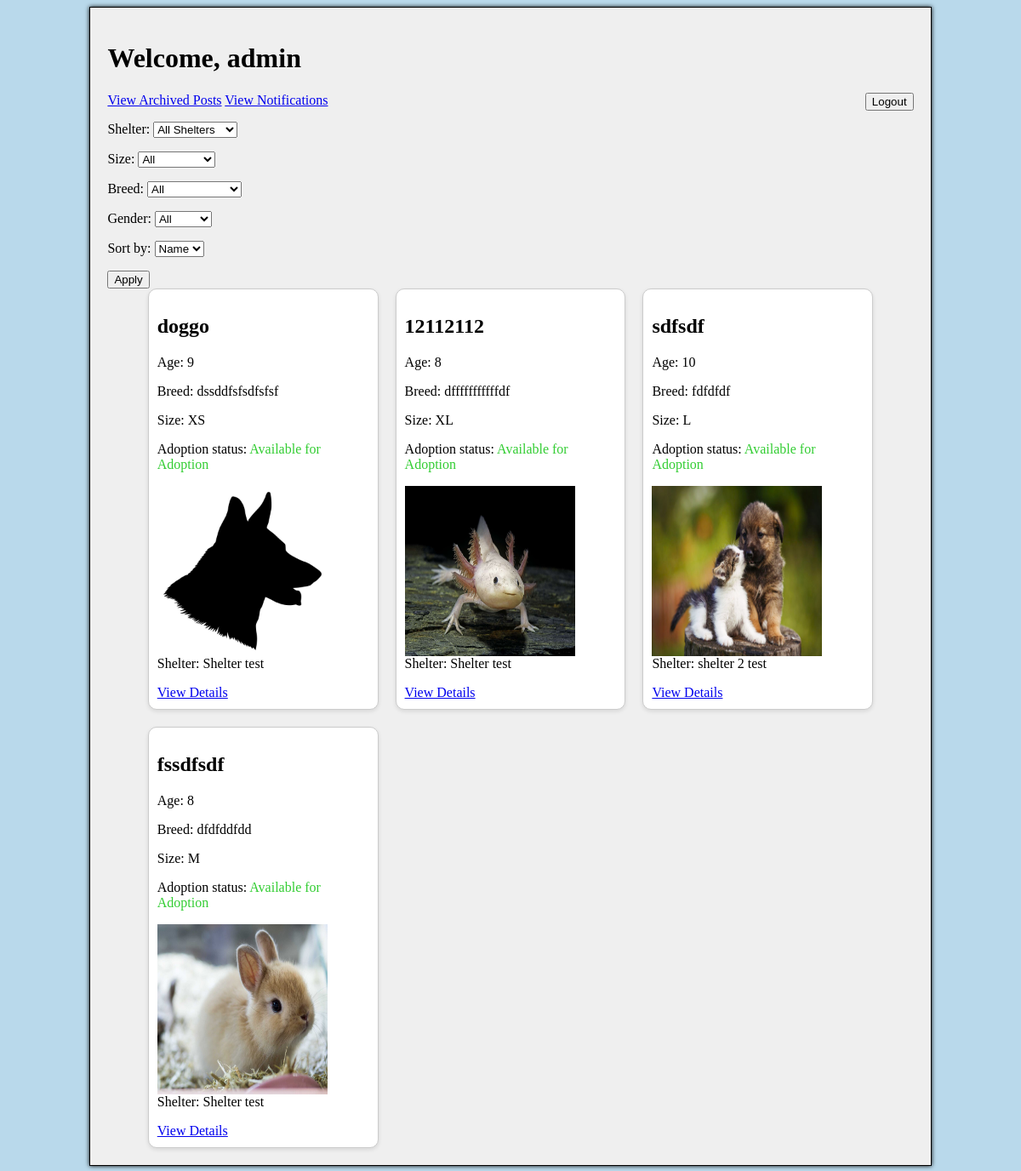
Screenshot of / (signed in) with the database file from the repository.
### gui/models.py (models this page shows, shortened)
class CustomUser(AbstractUser):
    ROLE_CHOICES = (
        ('ordinary', 'Ordinary User'),
        ('shelter', 'Shelter'),
    )
    role = models.CharField(max_length=10, choices=ROLE_CHOICES, default='ordinary')
    registration_code = models.CharField(max_length=100, blank=True, null=True)

class DogAdoptionPost(models.Model):
    GENDER_CHOICES = [
        ('male', 'Male'),
        ('female', 'Female'),
    ]
    SIZE_CHOICES = [
        ('XS', 'Extra Small'),
        ('S', 'Small'),
        ('M', 'Medium'),
        ('L', 'Large'),
        ('XL', 'Extra Large'),
    ]
    ADOPTION_STAGE_CHOICES = [
        ('active', 'Active'),
        ('in_process', 'In Process'),
        ('completed', 'Completed'),
    ]
    name = models.CharField(max_length=255)
    age = models.PositiveIntegerField()
    gender = models.CharField(max_length=6, choices=GENDER_CHOICES)
    breed = models.CharField(max_length=255)
    description = models.TextField(blank=True)
    shelter = models.ForeignKey(Shelter, on_delete=models.CASCADE, null=True)
    image = models.ImageField(upload_to='dogs/', blank=True, null=True)
    size = models.CharField(max_length=2, choices=SIZE_CHOICES, default='M')
    adoption_stage = models.CharField(max_length=20, choices=ADOPTION_STAGE_CHOICES, default='active')

class Shelter(models.Model):
    user = models.OneToOneField(get_user_model(), on_delete=models.CASCADE, related_name='shelter',
                                limit_choices_to={'role': 'shelter'}, null=True)
    name = models.CharField(max_length=255)
    working_hours = models.TextField()
    phone = models.CharField(max_length=20)
    address = models.CharField(max_length=255, default='')
    latitude = models.FloatField(default=0.0)
    longitude = models.FloatField(default=0.0)
    def __str__(self):
        return self.name

### gui/views.py (the view, shortened to what this page needs)
# urls.py: path('', views.index, name='index'),
@login_required(login_url='/register-login')
def index(request):
    shelters = Shelter.objects.all()
    dogs = DogAdoptionPost.objects.filter(adoption_stage__in=['active', 'in_process'])
    for dog in dogs:
        dog.user_is_subscribed = PostSubscription.objects.filter(user=request.user, post=dog).exists()
    form = SortFilterForm(request.GET)
    if form.is_valid():
        if form.cleaned_data['shelter']:
            dogs = dogs.filter(shelter=form.cleaned_data['shelter'])
        if form.cleaned_data['size']:
            dogs = dogs.filter(size=form.cleaned_data['size'])
        if form.cleaned_data['breed']:
            dogs = dogs.filter(breed__icontains=form.cleaned_data['breed'])
        if form.cleaned_data['gender']:
            dogs = dogs.filter(gender=form.cleaned_data['gender'])
    return render(request, 'index.html', {'dogs': dogs, 'shelters': shelters, 'form': form})

### gui/forms.py
class SortFilterForm(forms.Form):
    shelter = forms.ModelChoiceField(queryset=Shelter.objects.all(), required=False, empty_label="All Shelters")
    size = forms.ChoiceField(choices=[('', 'All')] + DogAdoptionPost.SIZE_CHOICES, required=False)
    breed = forms.ChoiceField(choices=[], required=False)  # The choices for this field will be initialized in __init__
    gender = forms.ChoiceField(choices=[('', 'All'), ('male', 'Male'), ('female', 'Female')], required=False)
    sort_by = forms.ChoiceField(choices=[('name', 'Name'), ('age', 'Age'), ('size', 'Size')], required=False)
    def __init__(self, *args, **kwargs):
        super(SortFilterForm, self).__init__(*args, **kwargs)
        unique_breeds = DogAdoptionPost.objects.values_list('breed', flat=True).distinct()
        self.fields['breed'].choices = [('', 'All')] + [(breed, breed) for breed in unique_breeds if breed]

### gui/templates/index.html (shortened to what this page needs)
{% extends "base_content.html" %}
{% load static %}
{% block content %}
    <h1>Welcome, {{ request.user.username }}</h1>
    <form action="{% url 'logout' %}" method="post">
        <button type="submit" class="float-right">Logout</button>
    </form>
    <a href="{% url 'archive_page' %}">View Archived Posts</a>
    <a href="{% url 'notifications' %}">View Notifications</a>
    <form method="get" action="">
        {{ form.as_p }}
        <button type="submit">Apply</button>
    </form>
<div class="dog-container">
    {% for dog in dogs %}
        <div class="dog-item">
            <h2>{{ dog.name }}</h2>
            <p>Age: {{ dog.age }}</p>
            <p>Breed: {{ dog.breed }}</p>
            <p>Size: {{ dog.size }}</p>
            <p>Adoption status:
                <span style="{% if dog.adoption_stage == 'active' %}color:limegreen;
                             {% elif dog.adoption_stage == 'in_process' %}color:darkorange;
                             {% elif dog.adoption_stage == 'completed' %}color:blue;{% endif %}">
                    {% if dog.adoption_stage == 'active' %}
                        Available for Adoption
                    {% elif dog.adoption_stage == 'in_process' %}
                        Adoption in Progress
                    {% elif dog.adoption_stage == 'completed' %}
                        Adoption Completed
                    {% else %}
                        Unknown Status
                    {% endif %}
                </span>
            </p>
            <div class="dog-image">
                {% if dog.image %}
                    <img src="{{ dog.image.url }}" style="width: 200px; height: 200px;">
                {% else %}
                    <img src="{% static 'dog_silhouette.jpg' %}" style="width: 200px; height: 200px;">
                {% endif %}
            </div>
            <p>Shelter: {{ dog.shelter.name }}</p>
            <a href="{% url 'dog_details' pk=dog.pk %}">View Details</a>
        </div>
    {% endfor %}
</div>
{% endblock %}

### gui/static/generic.css (style rules this page uses)
body { background-color: #b9d9eb; }
.float-right { float: right; }
.dog-container { display: grid; grid-template-columns: repeat(auto-fill, minmax(250px, 1fr)); gap: 20px; width: 90%; margin: 0 auto; }
.dog-item { background-color: white; border: 1px solid #ccc; border-radius: 10px; padding: 10px; box-shadow: 0 2px 5px rgba(0,0,0,0.1); align-items: center; }
.dog-image { width: 100%; height: 100%; border-radius: 10px; max-width: 200px; max-height: 200px; float: left; margin-right: 20px; }

### rows the page displays
CustomUser: user.username "admin"
DogAdoptionPost: name "doggo", age "9", breed "dssddfsfsdfsfsf", size "XS", adoption_stage "Available for Adoption", shelter.name "Shelter test"
DogAdoptionPost: name "12112112", age "8", breed "dfffffffffffdf", size "XL", adoption_stage "Available for Adoption", image (picture), shelter.name "Shelter test"
DogAdoptionPost: name "sdfsdf", age "10", breed "fdfdfdf", size "L", adoption_stage "Available for Adoption", image (picture), shelter.name "shelter 2 test"
DogAdoptionPost: name "fssdfsdf", age "8", breed "dfdfddfdd", size "M", adoption_stage "Available for Adoption", image (picture), shelter.name "Shelter test"
